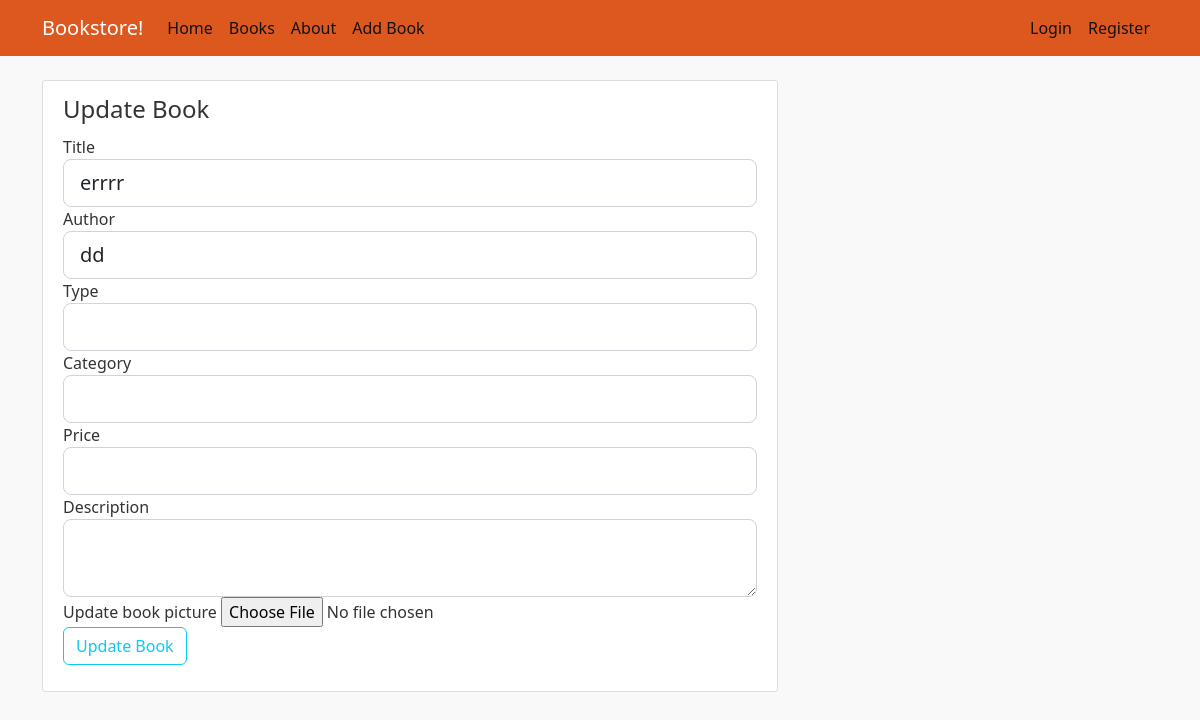
Before: /update_book/2 with the older database file.
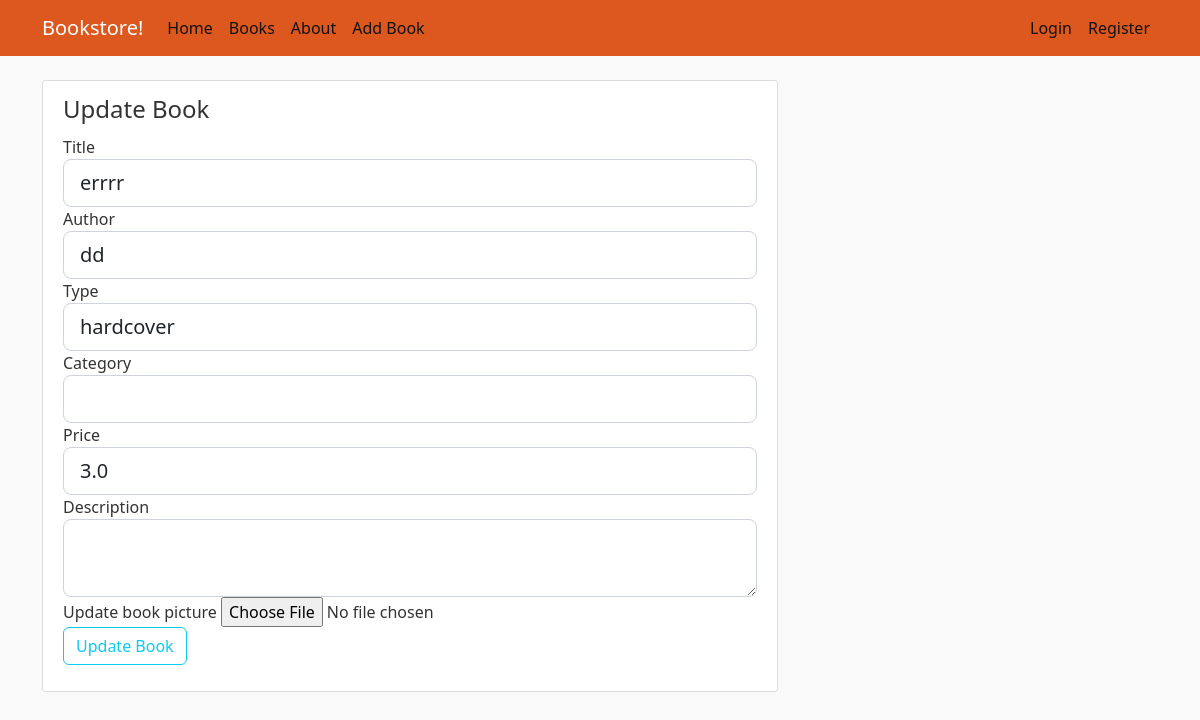
After: the same page with the newer database file.
### book_store/bp_books/models.py (models this page shows)
class Book(db.Model):
    id = db.Column(db.Integer, primary_key=True)
    type = db.Column(db.String(15))  #type is hardcover, ebook of audiobook
    price = db.Column(db.Float)
    title = db.Column(db.String(50), unique=True, nullable=False)
    author = db.Column(db.String(30), nullable=False)  #dit kan ook met linktabel.. of eenvoudiger..
    description = db.Column(db.Text)
    image_file = db.Column(db.String(20), nullable=False, default='default.jpg')  #add default later, will be hashed
    category = db.Column(db.String(20))  #categorie example horror, drama...
    db.UniqueConstraint('title', 'author', name='uix_title_author')

### book_store/bp_books/routes.py (the view)
@bp_books.route("/update_book/<int:book_id>", methods=['POST', 'GET'])
def update_book(book_id):
    form = UpdateBookForm()
    book = Book.query.get_or_404(book_id)
    if form.validate_on_submit():
        try:
            if form.picture.data:
                picture_file = save_picture(form.picture.data)  #save picture saves the image and returns name
                book.image_file = picture_file
            book.title = form.title.data
            book.author = form.author.data
            book.description = form.description.data
            book.price = form.price.data
            book.type = form.type.data
            book.category = form.category.data
            db.session.add(book)
            db.session.commit()
            flash(f'This book has been updated', 'success')
            return redirect(url_for('bp_main.home'))
        except:
            flash(f'This book could not be updated.. maybe the title+author combination is already in database??', 'danger')
    elif request.method == 'GET':
        form.title.data = book.title
        form.author.data = book.author
        form.type.data = book.type
        form.category.data = book.category
        form.price.data = book.price
        form.description.data = book.description
        if book.image_file:
            form.picture.data = book.image_file
    return render_template("update_book.html", title="Update Book", form=form)

### book_store/bp_books/forms.py
class UpdateBookForm(FlaskForm):
    title = StringField('Title', validators = [DataRequired()])
    author = StringField('Author', validators = [DataRequired()])
    type = SelectField("Type", choices=['', 'hardcover', 'ebook', 'audiobook'] )
    category = SelectField("Category", choices=['', 'adventure', 'romance', 'horror', 'science fiction','nonfiction'] )
    price = FloatField('Price', validators=[NumberRange(min=0, message='Price has to be positive')])
    description = TextAreaField('Description')
    picture = FileField('Update book picture', validators=[FileAllowed(['jpg', 'png'])])
    submit = SubmitField('Update Book')

### book_store/templates/update_book.html (shortened to what the changed rows need)
{% extends "layout.html" %}
{%block content%}
    <div class="content-section">
        <form method="POST" action="" enctype="multipart/form-data">
            <fieldset class="form-group">
                <div class="form-group">
                    {{form.title.label(class="form-control-label")}}
                    {% if form.title.errors %}
                        {{ form.title(class="form-control form-control-lg is-invalid") }}
                        <div class="invalid-feedback">
                            {% for error in form.title.errors %}
                                <span>{{error}}</span>
                            {% endfor %}
                        </div>
                    {%else%}
                        {{form.title(class="form-control form-control-lg")}}
                    {%endif%}
                </div>
                <div class="form-group">
                    {{form.author.label(class="form-control-label")}}
                    {% if form.author.errors %}
                        {{ form.author(class="form-control form-control-lg is-invalid") }}
                        <div class="invalid-feedback">
                            {% for error in form.author.errors %}
                                <span>{{error}}</span>
                            {% endfor %}
                        </div>
                    {%else%}
                        {{form.author(class="form-control form-control-lg")}}
                    {%endif%}
                </div>
                <div class="form-group">
                    {{form.type.label(class="form-control-label")}}
                    {% if form.type.errors %}
                        {{ form.type(class="form-control form-control-lg is-invalid") }}
                        <div class="invalid-feedback">
                            {% for error in form.type.errors %}
                                <span>{{error}}</span>
                            {% endfor %}
                        </div>
                    {%else%}
                        {{form.type(class="form-control form-control-lg")}}
                    {%endif%}
                </div>
                <div class="form-group">
                    {{form.category.label(class="form-control-label")}}
                    {% if form.category.errors %}
                        {{ form.category(class="form-control form-control-lg is-invalid") }}
                        <div class="invalid-feedback">
                            {% for error in form.category.errors %}
                                <span>{{error}}</span>
                            {% endfor %}
                        </div>
                    {%else%}
                        {{form.category(class="form-control form-control-lg")}}
                    {%endif%}
                </div>
                <div class="form-group">
                    {{form.price.label(class="form-control-label")}}
                    {% if form.price.errors %}
                        {{ form.price(class="form-control form-control-lg is-invalid") }}
                        <div class="invalid-feedback">
                            {% for error in form.price.errors %}
                                <span>{{error}}</span>
                            {% endfor %}
                        </div>
                    {%else%}
                        {{form.price(class="form-control form-control-lg")}}
                    {%endif%}
                </div>
                <div class="form-group">
                    {{form.description.label(class="form-control-label")}}
                    {% if form.description.errors %}
                        {{ form.description(class="form-control form-control-lg is-invalid") }}
                        <div class="invalid-feedback">
                            {% for error in form.description.errors %}
                                <span>{{error}}</span>
                            {% endfor %}
                        </div>
                    {%else%}
                        {{form.description(class="form-control form-control-lg")}}
                    {%endif%}
                </div>
            </fieldset>
        </form>
    </div>
{%endblock content%}

Changed rows visible on the page:
changed Book "errrr": type (not shown) → "hardcover"; price (not shown) → "3.0"
